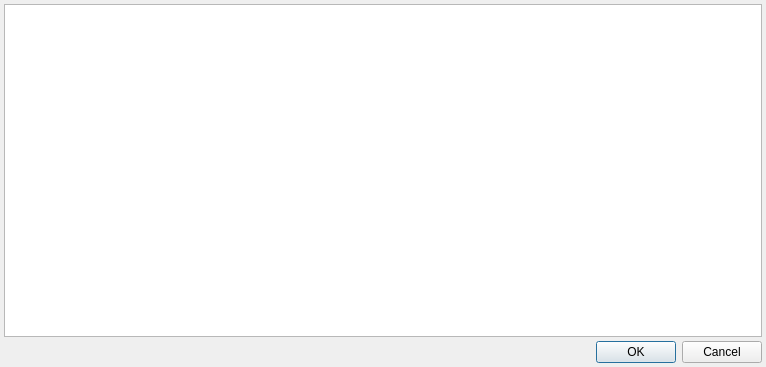
<?xml version="1.0" encoding="UTF-8"?>
<ui version="4.0">
 <class>TempInvalidDocumentProlongDialog</class>
 <widget class="QDialog" name="TempInvalidDocumentProlongDialog">
  <property name="windowModality">
   <enum>Qt::ApplicationModal</enum>
  </property>
  <property name="geometry">
   <rect>
    <x>0</x>
    <y>0</y>
    <width>766</width>
    <height>367</height>
   </rect>
  </property>
  <property name="windowTitle">
   <string>Продлить документы временной нетрудоспособности</string>
  </property>
  <layout class="QGridLayout" name="gridLayout">
   <property name="margin">
    <number>4</number>
   </property>
   <property name="spacing">
    <number>4</number>
   </property>
   <item row="0" column="0">
    <widget class="CTempInvalidDocumentsInDocTableView" name="tblDocuments"/>
   </item>
   <item row="1" column="0">
    <widget class="QDialogButtonBox" name="buttonBox">
     <property name="orientation">
      <enum>Qt::Horizontal</enum>
     </property>
     <property name="standardButtons">
      <set>QDialogButtonBox::Cancel|QDialogButtonBox::Ok</set>
     </property>
    </widget>
   </item>
  </layout>
 </widget>
 <customwidgets>
  <customwidget>
   <class>CTempInvalidDocumentsInDocTableView</class>
   <extends>QTableView</extends>
   <header>Events/TempInvalidDocumentsInDocTableView.h</header>
  </customwidget>
 </customwidgets>
 <tabstops>
  <tabstop>tblDocuments</tabstop>
  <tabstop>buttonBox</tabstop>
 </tabstops>
 <resources/>
 <connections>
  <connection>
   <sender>buttonBox</sender>
   <signal>accepted()</signal>
   <receiver>TempInvalidDocumentProlongDialog</receiver>
   <slot>accept()</slot>
   <hints>
    <hint type="sourcelabel">
     <x>526</x>
     <y>336</y>
    </hint>
    <hint type="destinationlabel">
     <x>153</x>
     <y>172</y>
    </hint>
   </hints>
  </connection>
  <connection>
   <sender>buttonBox</sender>
   <signal>rejected()</signal>
   <receiver>TempInvalidDocumentProlongDialog</receiver>
   <slot>reject()</slot>
   <hints>
    <hint type="sourcelabel">
     <x>539</x>
     <y>336</y>
    </hint>
    <hint type="destinationlabel">
     <x>244</x>
     <y>172</y>
    </hint>
   </hints>
  </connection>
 </connections>
</ui>
